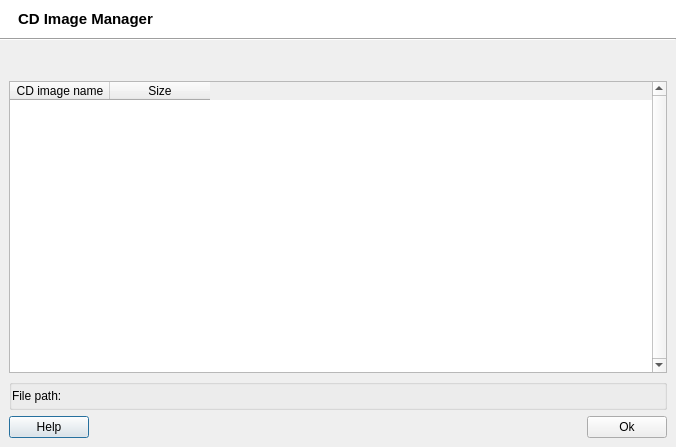
<?xml version="1.0" encoding="UTF-8"?>
<ui version="4.0">
 <class>ImageManager</class>
 <widget class="QDialog" name="ImageManager">
  <property name="windowModality">
   <enum>Qt::WindowModal</enum>
  </property>
  <property name="geometry">
   <rect>
    <x>0</x>
    <y>0</y>
    <width>676</width>
    <height>447</height>
   </rect>
  </property>
  <property name="minimumSize">
   <size>
    <width>340</width>
    <height>370</height>
   </size>
  </property>
  <property name="windowTitle">
   <string>CD Image Manager</string>
  </property>
  <property name="windowIcon">
   <iconset>
    <normaloff>:/data/q4wine.png</normaloff>:/data/q4wine.png</iconset>
  </property>
  <layout class="QVBoxLayout" name="verticalLayout_3">
   <property name="spacing">
    <number>0</number>
   </property>
   <property name="margin">
    <number>0</number>
   </property>
   <item>
    <widget class="QWidget" name="widget_7" native="true">
     <property name="palette">
      <palette>
       <active>
        <colorrole role="Button">
         <brush brushstyle="SolidPattern">
          <color alpha="255">
           <red>255</red>
           <green>255</green>
           <blue>255</blue>
          </color>
         </brush>
        </colorrole>
        <colorrole role="Midlight">
         <brush brushstyle="SolidPattern">
          <color alpha="255">
           <red>255</red>
           <green>255</green>
           <blue>255</blue>
          </color>
         </brush>
        </colorrole>
        <colorrole role="Base">
         <brush brushstyle="SolidPattern">
          <color alpha="255">
           <red>255</red>
           <green>255</green>
           <blue>255</blue>
          </color>
         </brush>
        </colorrole>
        <colorrole role="Window">
         <brush brushstyle="SolidPattern">
          <color alpha="255">
           <red>255</red>
           <green>255</green>
           <blue>255</blue>
          </color>
         </brush>
        </colorrole>
       </active>
       <inactive>
        <colorrole role="Button">
         <brush brushstyle="SolidPattern">
          <color alpha="255">
           <red>255</red>
           <green>255</green>
           <blue>255</blue>
          </color>
         </brush>
        </colorrole>
        <colorrole role="Midlight">
         <brush brushstyle="SolidPattern">
          <color alpha="255">
           <red>255</red>
           <green>255</green>
           <blue>255</blue>
          </color>
         </brush>
        </colorrole>
        <colorrole role="Base">
         <brush brushstyle="SolidPattern">
          <color alpha="255">
           <red>255</red>
           <green>255</green>
           <blue>255</blue>
          </color>
         </brush>
        </colorrole>
        <colorrole role="Window">
         <brush brushstyle="SolidPattern">
          <color alpha="255">
           <red>255</red>
           <green>255</green>
           <blue>255</blue>
          </color>
         </brush>
        </colorrole>
       </inactive>
       <disabled>
        <colorrole role="Button">
         <brush brushstyle="SolidPattern">
          <color alpha="255">
           <red>255</red>
           <green>255</green>
           <blue>255</blue>
          </color>
         </brush>
        </colorrole>
        <colorrole role="Midlight">
         <brush brushstyle="SolidPattern">
          <color alpha="255">
           <red>255</red>
           <green>255</green>
           <blue>255</blue>
          </color>
         </brush>
        </colorrole>
        <colorrole role="Base">
         <brush brushstyle="SolidPattern">
          <color alpha="255">
           <red>255</red>
           <green>255</green>
           <blue>255</blue>
          </color>
         </brush>
        </colorrole>
        <colorrole role="Window">
         <brush brushstyle="SolidPattern">
          <color alpha="255">
           <red>255</red>
           <green>255</green>
           <blue>255</blue>
          </color>
         </brush>
        </colorrole>
       </disabled>
      </palette>
     </property>
     <property name="autoFillBackground">
      <bool>true</bool>
     </property>
     <layout class="QHBoxLayout">
      <property name="leftMargin">
       <number>18</number>
      </property>
      <item>
       <widget class="QLabel" name="lblCaption">
        <property name="font">
         <font>
          <pointsize>11</pointsize>
          <weight>75</weight>
          <bold>true</bold>
         </font>
        </property>
        <property name="text">
         <string>CD Image Manager</string>
        </property>
       </widget>
      </item>
      <item>
       <spacer>
        <property name="orientation">
         <enum>Qt::Horizontal</enum>
        </property>
        <property name="sizeHint" stdset="0">
         <size>
          <width>40</width>
          <height>20</height>
         </size>
        </property>
       </spacer>
      </item>
      <item>
       <widget class="QLabel" name="lblLogo">
        <property name="text">
         <string/>
        </property>
        <property name="pixmap">
         <pixmap>:/data/iso_manager.png</pixmap>
        </property>
       </widget>
      </item>
     </layout>
    </widget>
   </item>
   <item>
    <widget class="Line" name="line">
     <property name="orientation">
      <enum>Qt::Horizontal</enum>
     </property>
    </widget>
   </item>
   <item>
    <widget class="QWidget" name="widget_2" native="true">
     <layout class="QVBoxLayout" name="verticalLayout">
      <property name="spacing">
       <number>0</number>
      </property>
      <property name="margin">
       <number>0</number>
      </property>
      <item>
       <widget class="QFrame" name="tlbManager">
        <property name="minimumSize">
         <size>
          <width>16</width>
          <height>40</height>
         </size>
        </property>
        <property name="maximumSize">
         <size>
          <width>16777215</width>
          <height>40</height>
         </size>
        </property>
        <property name="frameShape">
         <enum>QFrame::NoFrame</enum>
        </property>
        <property name="frameShadow">
         <enum>QFrame::Raised</enum>
        </property>
       </widget>
      </item>
     </layout>
    </widget>
   </item>
   <item>
    <widget class="QWidget" name="widget" native="true">
     <layout class="QVBoxLayout" name="verticalLayout_2">
      <property name="topMargin">
       <number>0</number>
      </property>
      <item>
       <widget class="QTableWidget" name="tableImage">
        <property name="maximumSize">
         <size>
          <width>16777215</width>
          <height>16777215</height>
         </size>
        </property>
        <property name="contextMenuPolicy">
         <enum>Qt::CustomContextMenu</enum>
        </property>
        <property name="verticalScrollBarPolicy">
         <enum>Qt::ScrollBarAlwaysOn</enum>
        </property>
        <property name="selectionMode">
         <enum>QAbstractItemView::SingleSelection</enum>
        </property>
        <property name="selectionBehavior">
         <enum>QAbstractItemView::SelectRows</enum>
        </property>
        <column>
         <property name="text">
          <string>CD image name</string>
         </property>
        </column>
        <column>
         <property name="text">
          <string>Size</string>
         </property>
        </column>
       </widget>
      </item>
      <item>
       <widget class="QGroupBox" name="groupBox">
        <property name="title">
         <string/>
        </property>
        <layout class="QGridLayout" name="gridLayout">
         <property name="margin">
          <number>0</number>
         </property>
         <property name="spacing">
          <number>0</number>
         </property>
         <item row="0" column="0">
          <widget class="QLabel" name="lblPathInfo">
           <property name="text">
            <string>File path:</string>
           </property>
           <property name="textInteractionFlags">
            <set>Qt::LinksAccessibleByMouse|Qt::TextSelectableByMouse</set>
           </property>
          </widget>
         </item>
        </layout>
       </widget>
      </item>
      <item>
       <layout class="QHBoxLayout">
        <item>
         <widget class="QPushButton" name="cmdHelp">
          <property name="text">
           <string>Help</string>
          </property>
         </widget>
        </item>
        <item>
         <spacer>
          <property name="orientation">
           <enum>Qt::Horizontal</enum>
          </property>
          <property name="sizeHint" stdset="0">
           <size>
            <width>40</width>
            <height>20</height>
           </size>
          </property>
         </spacer>
        </item>
        <item>
         <widget class="QPushButton" name="cmdOk">
          <property name="text">
           <string>Ok</string>
          </property>
         </widget>
        </item>
       </layout>
      </item>
     </layout>
    </widget>
   </item>
  </layout>
 </widget>
 <resources/>
 <connections/>
</ui>
